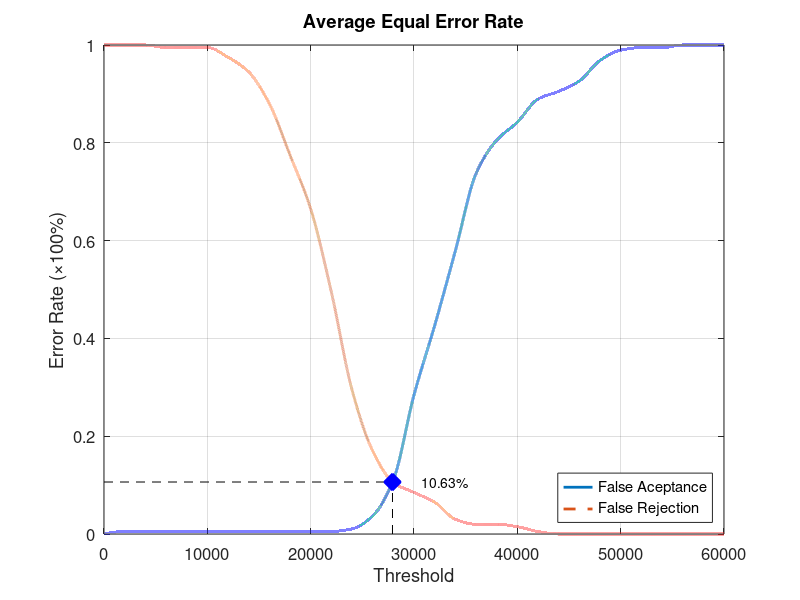
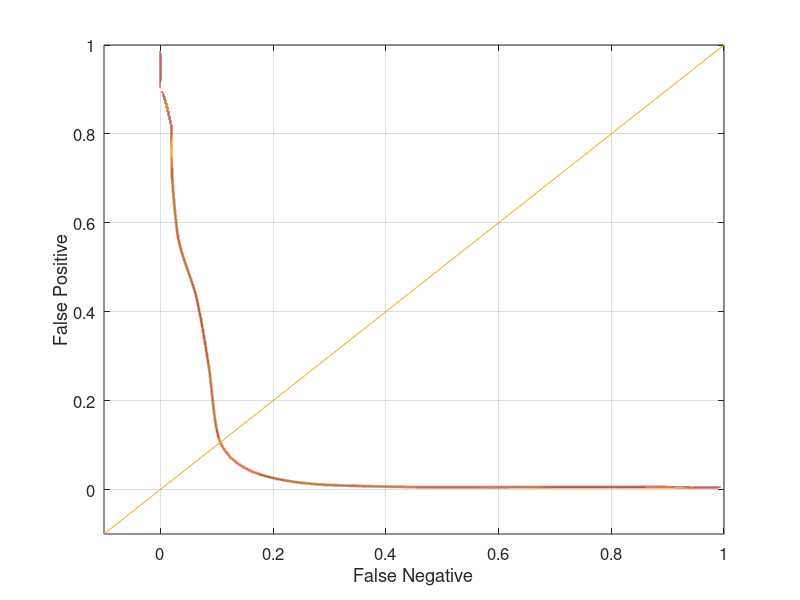

Here is the MATLAB script that generated these plots, in order:
function yEER = Database3_2
close all;
clear;
clc;
x = 0:2000:60000;
xq = 0:0.5:60000;

y0 = [0 0.00526316 0.00526316 0.00526316 0.00526316 0.00526316 0.00526316 0.00526316 0.00526316 0.00526316 0.00526316 0.00526316 0.0105263 0.0368421 0.110526 0.284211 0.426316 0.578947 0.736842 0.805263 0.842105 0.889474 0.905263 0.926316 0.968421 0.989474 0.994737 0.994737 1 1 1];
yy0 = interp1(x, y0, xq, 'pchip');
y1 = [1 1 1 0.995 0.995 0.995 0.975 0.945 0.88 0.775 0.665 0.495 0.295 0.17 0.105 0.085 0.065 0.03 0.02 0.02 0.015 0.005 0 0 0 0 0 0 0 0 0];
yy1 = interp1(x, y1, xq, 'pchip');

% Calculating EER: 
y2 = abs(y0 - y1);
find(y2 == min(y2))
yy2 = abs(yy0 - yy1);
xEER = find(yy2 == min(yy2));
xEERIndex = xq(xEER) % X-axis EER
yEER = yy0(xEER) % Y-axis EER

main = figure
plot(xq, yy0,'-','LineWidth', 2);	hold on
plot(xq, yy1,'--','LineWidth', 2);	hold on
plot([xEERIndex xEERIndex], [0 yEER], 'k--');	hold on
plot([0 xEERIndex], [yEER yEER], 'k--');	hold on
plot(xEERIndex, yEER, 'bx', 'LineWidth', 10);	hold on
text(xEERIndex + 10 * xEERIndex / 100, yEER, [num2str(round((10000 * yEER)) / 100) '%'])
legend('False Aceptance', 'False Rejection', 'Location', 'SouthEast')
xlabel('Threshold')
ylabel('Error Rate (\times100%)')
title('Average Equal Error Rate')
set(gca, 'FontSize', 12)
axis([0 60000 0 1])
grid on

print(main, 'Database3_2Main', '-dpng');
FNRxFPR = figure('Color', [1 1 1]);
plot(yy1, yy0, '-', yy1, yy0, 'LineWidth', 2);
hold on
y = -0.1:0.1:1
plot(y, y); 
set(gca, 'FontSize', 12)
xlabel('False Negative')
ylabel('False Positive')
axis([-0.1 1 -0.1 1])
set(gca, 'FontSize', 12)
grid on

print(FNRxFPR, 'Database3_2FNRxFPR','-dpng');
end
